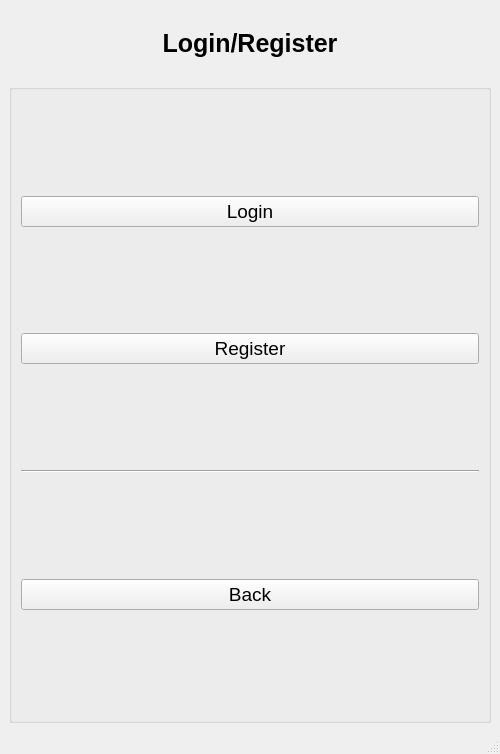
<?xml version="1.0" encoding="UTF-8"?>
<ui version="4.0">
 <class>MainWindow</class>
 <widget class="QMainWindow" name="MainWindow">
  <property name="geometry">
   <rect>
    <x>0</x>
    <y>0</y>
    <width>500</width>
    <height>754</height>
   </rect>
  </property>
  <property name="windowTitle">
   <string>MainWindow</string>
  </property>
  <widget class="QWidget" name="centralwidget">
   <property name="minimumSize">
    <size>
     <width>500</width>
     <height>700</height>
    </size>
   </property>
   <property name="maximumSize">
    <size>
     <width>16777215</width>
     <height>16777215</height>
    </size>
   </property>
   <layout class="QVBoxLayout" name="verticalLayout_2" stretch="0,0,0,0">
    <item>
     <spacer name="horizontalSpacer_2">
      <property name="orientation">
       <enum>Qt::Orientation::Horizontal</enum>
      </property>
      <property name="sizeHint" stdset="0">
       <size>
        <width>40</width>
        <height>20</height>
       </size>
      </property>
     </spacer>
    </item>
    <item>
     <widget class="QLabel" name="label">
      <property name="font">
       <font>
        <pointsize>19</pointsize>
        <bold>true</bold>
       </font>
      </property>
      <property name="text">
       <string>Login/Register</string>
      </property>
      <property name="textFormat">
       <enum>Qt::TextFormat::AutoText</enum>
      </property>
      <property name="scaledContents">
       <bool>false</bool>
      </property>
      <property name="alignment">
       <set>Qt::AlignmentFlag::AlignCenter</set>
      </property>
     </widget>
    </item>
    <item>
     <spacer name="horizontalSpacer">
      <property name="orientation">
       <enum>Qt::Orientation::Horizontal</enum>
      </property>
      <property name="sizeHint" stdset="0">
       <size>
        <width>40</width>
        <height>20</height>
       </size>
      </property>
     </spacer>
    </item>
    <item>
     <widget class="QGroupBox" name="groupBox">
      <property name="font">
       <font>
        <pointsize>14</pointsize>
       </font>
      </property>
      <property name="title">
       <string/>
      </property>
      <property name="alignment">
       <set>Qt::AlignmentFlag::AlignCenter</set>
      </property>
      <layout class="QVBoxLayout" name="verticalLayout" stretch="1,1,0,1">
       <property name="spacing">
        <number>5</number>
       </property>
       <property name="sizeConstraint">
        <enum>QLayout::SizeConstraint::SetDefaultConstraint</enum>
       </property>
       <property name="topMargin">
        <number>5</number>
       </property>
       <property name="bottomMargin">
        <number>5</number>
       </property>
       <item>
        <widget class="QPushButton" name="login_button">
         <property name="text">
          <string>Login</string>
         </property>
         <property name="autoExclusive">
          <bool>false</bool>
         </property>
        </widget>
       </item>
       <item>
        <widget class="QPushButton" name="register_button">
         <property name="text">
          <string>Register</string>
         </property>
         <property name="autoExclusive">
          <bool>false</bool>
         </property>
        </widget>
       </item>
       <item>
        <widget class="Line" name="line">
         <property name="orientation">
          <enum>Qt::Orientation::Horizontal</enum>
         </property>
        </widget>
       </item>
       <item>
        <widget class="QPushButton" name="back_button">
         <property name="text">
          <string>Back</string>
         </property>
         <property name="autoExclusive">
          <bool>false</bool>
         </property>
        </widget>
       </item>
      </layout>
     </widget>
    </item>
   </layout>
  </widget>
  <widget class="QMenuBar" name="menubar">
   <property name="geometry">
    <rect>
     <x>0</x>
     <y>0</y>
     <width>500</width>
     <height>33</height>
    </rect>
   </property>
  </widget>
  <widget class="QStatusBar" name="statusbar"/>
 </widget>
 <resources/>
 <connections/>
</ui>
